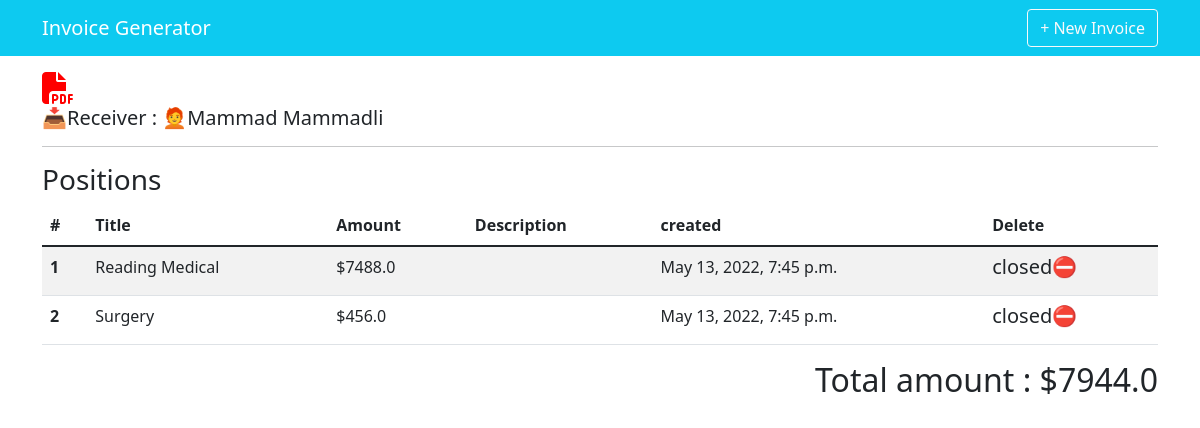
The page /details/26/ on the database its author committed.
### invoices/models.py (models this page shows, shortened)
class Invoice(models.Model):
  profile=models.ForeignKey(Profile, on_delete=models.CASCADE)
  receiver=models.ForeignKey(Receiver,on_delete=models.CASCADE)
  number=models.CharField(max_length=150,blank=True)
  completion_date=models.DateField()
  issue_date=models.DateField()
  payment_date=models.DateField()
  created=models.DateTimeField(auto_now_add=True)
  closed=models.BooleanField(default=False)
  tags=models.ManyToManyField(Tag,blank=True)
  @property
  def tags(self):
    return self.tags.all()
  @property
  def positions(self):
    return self.position_set.all()
  @property
  def total_amount(self):
    total=0
    positions=self.positions
    for pos in positions:
      total+=pos.amount
    return round(total,2)

### receivers/models.py (models this page shows)
class Receiver(models.Model):
  name=models.CharField(max_length=200)
  address=models.TextField()
  website=models.URLField(blank=True)
  create=models.DateTimeField(default=datetime.now)
  logo=models.ImageField(default="images/no_photo.png")
  def __str__(self):
    return self.name

### positions/models.py (models this page shows, shortened)
class Position(models.Model):
  invoice=models.ForeignKey(Invoice,on_delete=models.CASCADE)
  title=models.CharField(max_length=200)
  description=models.TextField(help_text='Optional Text',blank=True)
  amount=models.FloatField(help_text='in US $')
  created=models.DateTimeField(auto_now_add=True)

### invoices/views.py (the view, shortened to what this page needs)
# urls.py: path('details/<pk>/',PositionFormView.as_view(),name="details"),
class PositionFormView(FormView):
  form_class=PositionForm
  template_name='invoices/details.html'
  def get_context_data(self, **kwargs):
    context = super().get_context_data(**kwargs)
    invoice_obj=Invoice.objects.get(pk=self.kwargs['pk'])
    qs=invoice_obj.positions
    context["invoice_obj"] =invoice_obj
    context['qs']=qs
    return context

### invoices/templates/invoices/details.html (shortened to what this page needs)
{% extends 'base.html' %}
{% load crispy_forms_tags %}
{% block content %}
<div class="mt-3">
  {% if not invoice_obj.closed %}
  <button type="button" class="btn btn-success mb-3" data-bs-toggle="modal" data-bs-target="#positionModal">
    Add Positions
  </button>
  <button type="button" class="btn btn-warning mb-3" data-bs-toggle="modal" data-bs-target="#close">
    Close
  </button>
  {% else %}
  <a href={% url 'invoices:export' invoice_obj.pk %}><i class="fa-solid fa-file-pdf fa-2x" style='color:red'></i></a>
  {% endif %}
  <h5>📥Receiver : 🧑‍🦰{{invoice_obj.receiver}}</h5>
  <hr>
  <h3>Positions</h3>
  {% if qs %}
      <table class="table  table-striped">
      <thead>
        <tr>
          <th scope="col">#</th>
          <th scope="col">Title</th>
          <th scope="col">Amount</th>
          <th scope="col">Description</th>
          <th scope="col">created</th>
          <th scope="col">Delete</th>
        </tr>
      </thead>
      <tbody>
        {% for item in  qs %}
        <tr>
          <th scope="row">{{ forloop.counter }}</th>
          <td>{{item.title}}</td>
          <td>${{item.amount}}</td>
          <td>{{item.description}}</td>
          <td>{{item.created}}</td>
          {% if not invoice_obj.closed %}
          <td> <a href={% url 'invoices:delete-pos' invoice_obj.pk item.pk %} class="btn btn-danger">x</a> </td>
          {% else %}
              <td><h5>closed⛔</h5></td>
          {% endif %}
        </tr>
        {% endfor %}
      </tbody>
    </table>
    <div class="mt-2 text-end">
      <h2>Total amount : ${{invoice_obj.total_amount}}</h2>
    </div>
  {% else %}
  <h5>No invoices added ...😥</h5>
  {% endif %}
</div>
{% endblock content %}

### rows shown on the page
Invoice: receiver "Mammad Mammadli", total_amount "7944.0"
Position: title "Reading Medical", amount "7488.0", created "May 13, 2022, 7:45 p.m."
Position: title "Surgery", amount "456.0", created "May 13, 2022, 7:45 p.m."
